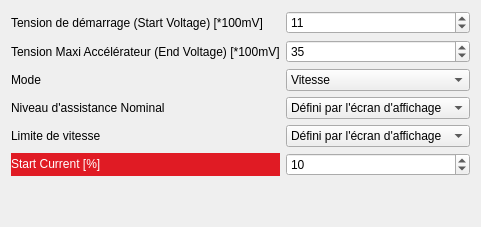
      <widget class="QWidget" name="Throttle">
       <attribute name="title">
        <string>Réglage Accélérateur</string>
       </attribute>
       <layout class="QGridLayout" name="gridLayout_15">
        <item row="0" column="0">
         <layout class="QGridLayout" name="gridLayout_14">
          <item row="0" column="0">
           <widget class="QLabel" name="label_20">
            <property name="text">
             <string>Tension de démarrage (Start Voltage) [*100mV]</string>
            </property>
           </widget>
          </item>
          <item row="3" column="0">
           <widget class="QLabel" name="label_23">
            <property name="text">
             <string>Niveau d'assistance Nominal</string>
            </property>
           </widget>
          </item>
          <item row="0" column="1">
           <widget class="QSpinBox" name="spThrStartVolt">
            <property name="maximum">
             <number>50</number>
            </property>
            <property name="value">
             <number>11</number>
            </property>
           </widget>
          </item>
          <item row="4" column="1">
           <widget class="QComboBox" name="cbThrSpeedLim">
            <item>
             <property name="text">
              <string>Défini par l'écran d'affichage</string>
             </property>
            </item>
            <item>
             <property name="text">
              <string>15 km/h</string>
             </property>
            </item>
            <item>
             <property name="text">
              <string>16 km/h</string>
             </property>
            </item>
            <item>
             <property name="text">
              <string>17 km/h</string>
             </property>
            </item>
            <item>
             <property name="text">
              <string>18 km/h</string>
             </property>
            </item>
            <item>
             <property name="text">
              <string>19 km/h</string>
             </property>
            </item>
            <item>
             <property name="text">
              <string>20 km/h</string>
             </property>
            </item>
            <item>
             <property name="text">
              <string>21 km/h</string>
             </property>
            </item>
            <item>
             <property name="text">
              <string>22 km/h</string>
             </property>
            </item>
            <item>
             <property name="text">
              <string>23 km/h</string>
             </property>
            </item>
            <item>
             <property name="text">
              <string>24 km/h</string>
             </property>
            </item>
            <item>
             <property name="text">
              <string>25 km/h</string>
             </property>
            </item>
            <item>
             <property name="text">
              <string>26 km/h</string>
             </property>
            </item>
            <item>
             <property name="text">
              <string>27 km/h</string>
             </property>
            </item>
            <item>
             <property name="text">
              <string>28 km/h</string>
             </property>
            </item>
            <item>
             <property name="text">
              <string>29 km/h</string>
             </property>
            </item>
            <item>
             <property name="text">
              <string>30 km/h</string>
             </property>
            </item>
            <item>
             <property name="text">
              <string>31 km/h</string>
             </property>
            </item>
            <item>
             <property name="text">
              <string>32 km/h</string>
             </property>
            </item>
            <item>
             <property name="text">
              <string>33 km/h</string>
             </property>
            </item>
            <item>
             <property name="text">
              <string>34 km/h</string>
             </property>
            </item>
            <item>
             <property name="text">
              <string>35 km/h</string>
             </property>
            </item>
            <item>
             <property name="text">
              <string>36 km/h</string>
             </property>
            </item>
            <item>
             <property name="text">
              <string>37 km/h</string>
             </property>
            </item>
            <item>
             <property name="text">
              <string>38 km/h</string>
             </property>
            </item>
            <item>
             <property name="text">
              <string>39 km/h</string>
             </property>
            </item>
            <item>
             <property name="text">
              <string>40 km/h</string>
             </property>
            </item>
           </widget>
          </item>
          <item row="4" column="0">
           <widget class="QLabel" name="label_24">
            <property name="text">
             <string>Limite de vitesse</string>
            </property>
           </widget>
          </item>
          <item row="2" column="1">
           <widget class="QComboBox" name="cbThrMode">
            <item>
             <property name="text">
              <string>Vitesse</string>
             </property>
            </item>
            <item>
             <property name="text">
              <string>Courant (Couple)</string>
             </property>
            </item>
           </widget>
          </item>
          <item row="1" column="0">
           <widget class="QLabel" name="label_21">
            <property name="text">
             <string>Tension Maxi Accélérateur (End Voltage) [*100mV]</string>
            </property>
           </widget>
          </item>
          <item row="2" column="0">
           <widget class="QLabel" name="label_22">
            <property name="text">
             <string>Mode</string>
            </property>
           </widget>
          </item>
          <item row="1" column="1">
           <widget class="QSpinBox" name="spThrEndVolt">
            <property name="maximum">
             <number>50</number>
            </property>
            <property name="value">
             <number>35</number>
            </property>
           </widget>
          </item>
          <item row="3" column="1">
           <widget class="QComboBox" name="cbThrAssistLvl">
            <item>
             <property name="text">
              <string>Défini par l'écran d'affichage</string>
             </property>
            </item>
            <item>
             <property name="text">
              <string>0</string>
             </property>
            </item>
            <item>
             <property name="text">
              <string>1</string>
             </property>
            </item>
            <item>
             <property name="text">
              <string>2</string>
             </property>
            </item>
            <item>
             <property name="text">
              <string>3</string>
             </property>
            </item>
            <item>
             <property name="text">
              <string>4</string>
             </property>
            </item>
            <item>
             <property name="text">
              <string>5</string>
             </property>
            </item>
            <item>
             <property name="text">
              <string>6</string>
             </property>
            </item>
            <item>
             <property name="text">
              <string>7</string>
             </property>
            </item>
            <item>
             <property name="text">
              <string>8</string>
             </property>
            </item>
            <item>
             <property name="text">
              <string>9</string>
             </property>
            </item>
           </widget>
          </item>
          <item row="5" column="1">
           <widget class="QSpinBox" name="spThrStartCurr">
            <property name="maximum">
             <number>60</number>
            </property>
            <property name="value">
             <number>10</number>
            </property>
           </widget>
          </item>
          <item row="5" column="0">
           <widget class="QLabel" name="label_25">
            <property name="styleSheet">
             <string notr="true">background-color: rgb(224, 27, 36);</string>
            </property>
            <property name="text">
             <string>&lt;html&gt;&lt;head/&gt;&lt;body&gt;&lt;p&gt;&lt;span style=&quot; color:#ffffff;&quot;&gt;Start Current [%]&lt;/span&gt;&lt;/p&gt;&lt;/body&gt;&lt;/html&gt;</string>
            </property>
           </widget>
          </item>
          <item row="6" column="0">
           <spacer name="verticalSpacer">
            <property name="orientation">
             <enum>Qt::Vertical</enum>
            </property>
            <property name="sizeHint" stdset="0">
             <size>
              <width>20</width>
              <height>40</height>
             </size>
            </property>
           </spacer>
          </item>
         </layout>
        </item>
       </layout>
      </widget>
